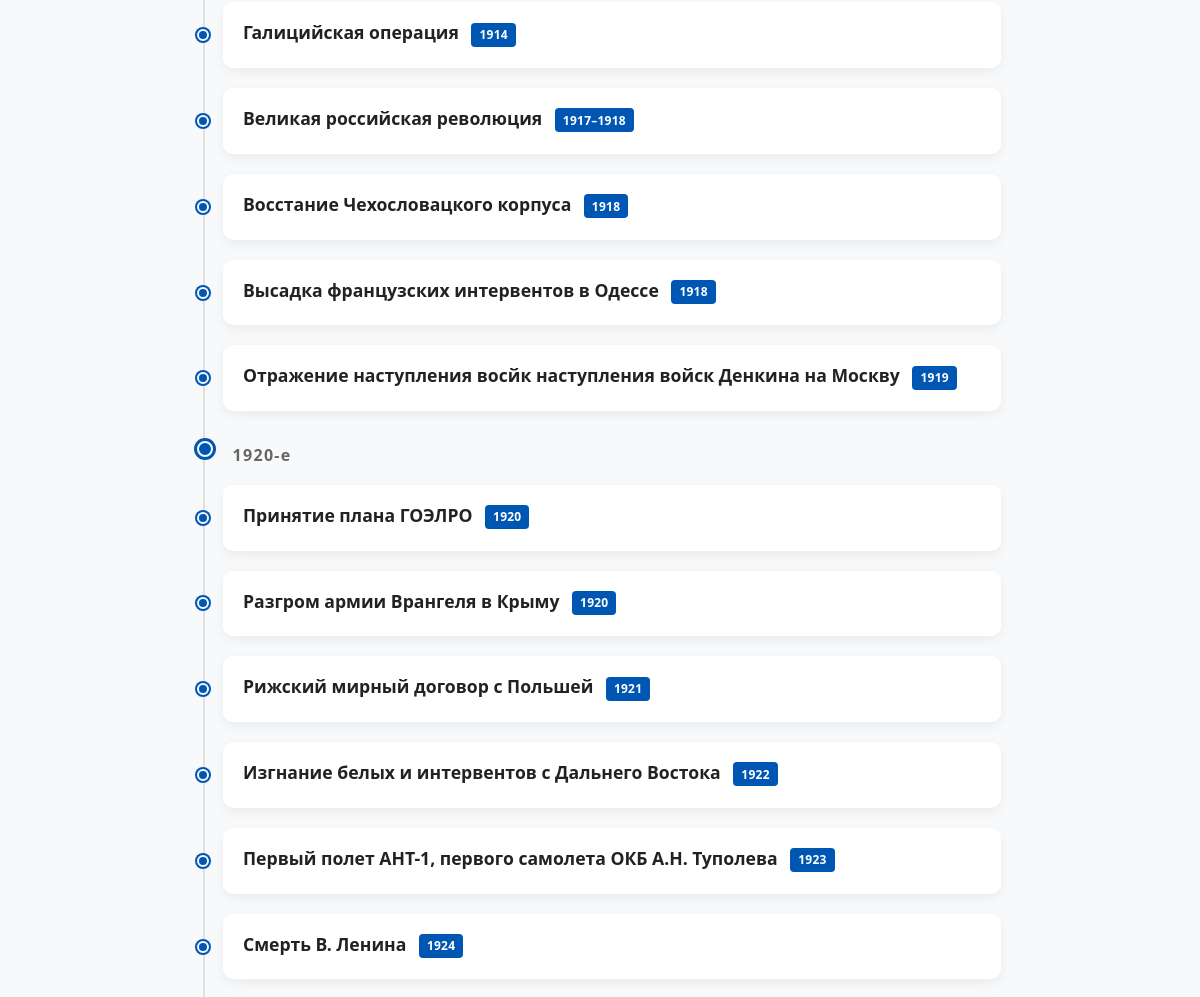
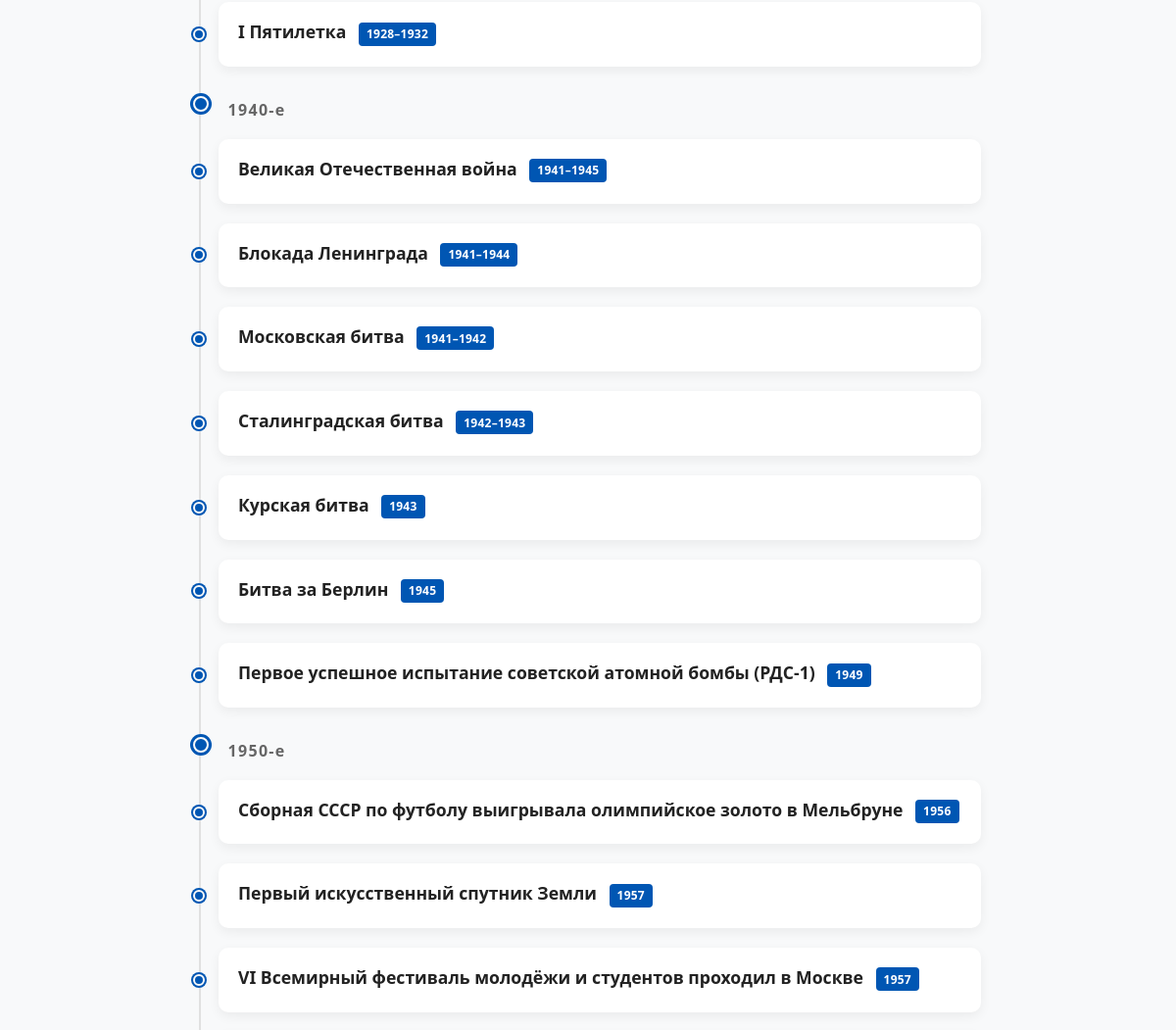
Before: / (middle part) with the older database file (2 pictures, top to bottom).
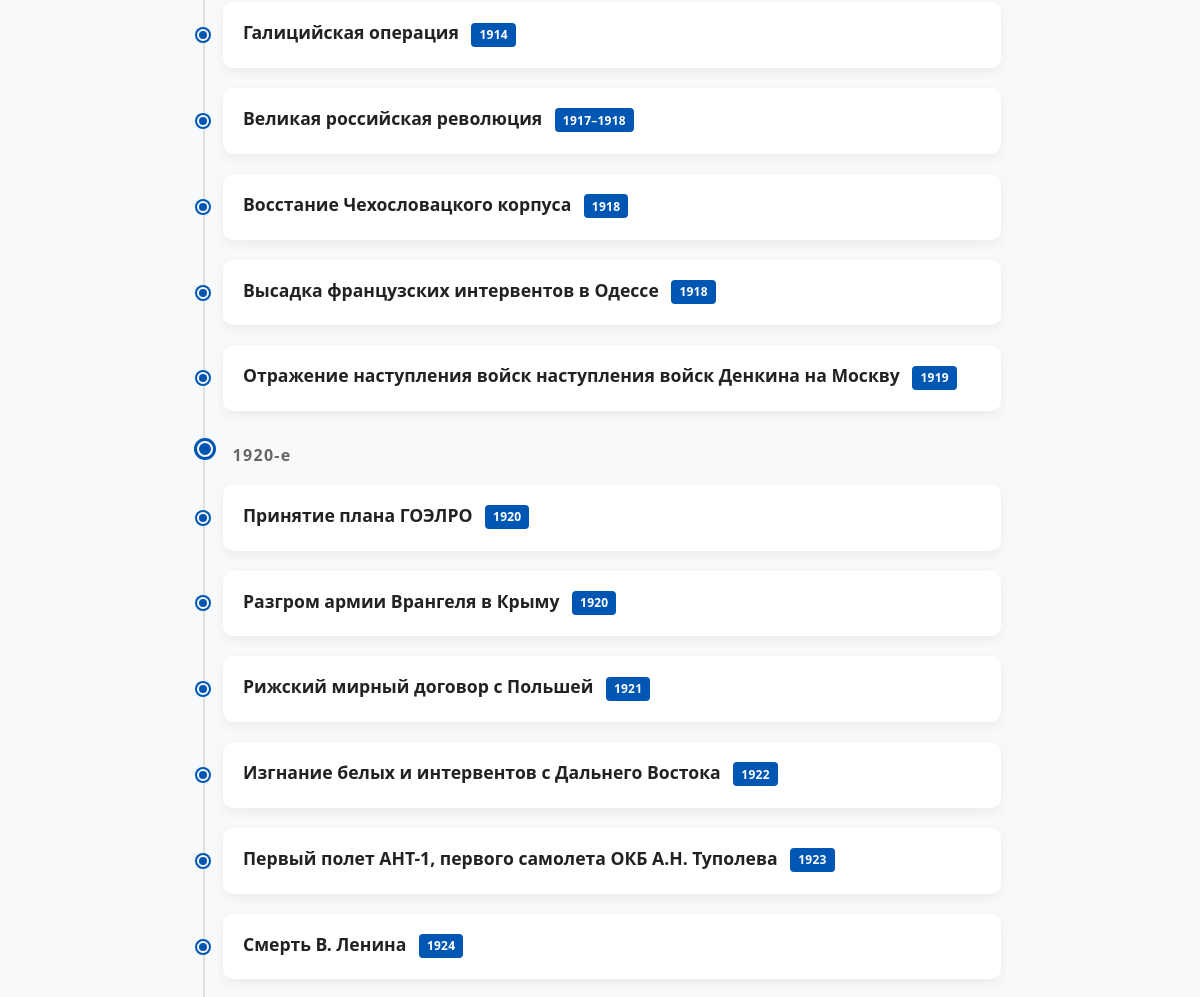
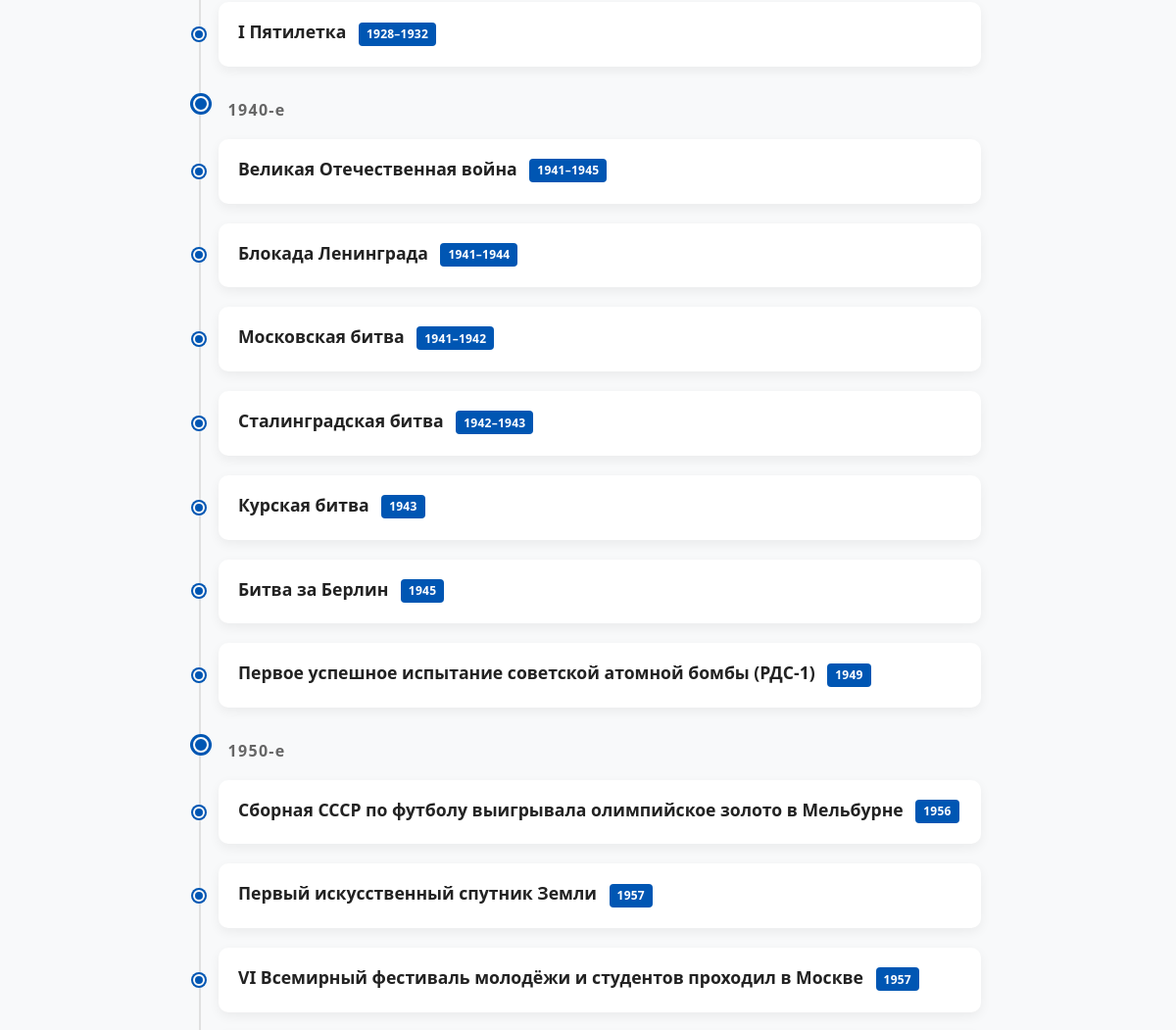
After: the same page with the newer database file (2 pictures, top to bottom).
### models/events.py (models this page shows)
class Event(Base):
    __tablename__ = "events"
    id = Column(Integer, primary_key=True, index=True, autoincrement=True)
    title = Column(String, nullable=True)
    description = Column(String, nullable=False)
    excel_id = Column(String, index=True)
    songs = relationship("Song", secondary=song_event, back_populates="events")
    year_start = Column(Integer, nullable=True)
    year_end = Column(Integer, nullable=True)

### app.py (the view)
@app.get("/", response_class=HTMLResponse)
async def timeline(request: Request, db: Session = Depends(get_db)):
    events = db.query(Event).order_by(Event.year_start.asc()).all()
    return templates.TemplateResponse(request, "timeline.html", {"events": events})

### templates/timeline.html (shortened to what this page needs)
{% extends "base.html" %}
{% block content %}
<ul class="timeline" id="timeline">
{% set decade_tracker = namespace(current=none) %}
{% for e in events %}
  {% set decade = (e.year_start // 10) * 10 if e.year_start else none %}
  {% if decade and decade != decade_tracker.current %}
    {% set decade_tracker.current = decade %}
    <li class="timeline-decade">
      <div class="timeline-dot"></div>
      <div class="decade-label">{{ decade }}-е</div>
    </li>
  {% endif %}
  <li class="timeline-item" data-text="{{ (e.title | lower) + ' ' + (e.songs | map(attribute='name') | join(' ') | lower) }}">
    <div class="timeline-dot"></div>
    <div class="timeline-content">
      <a href="/event/{{ e.id }}" class="timeline-link">
        <h3>
          {{ e.title or (e.description | truncate(55, False, '…')) }}
          {% if e.year_start %}
            <span class="year-badge">
              {{ e.year_start }}{% if e.year_end and e.year_end != e.year_start %}–{{ e.year_end }}{% endif %}
            </span>
          {% endif %}
        </h3>
      </a>
    </div>
  </li>
{% endfor %}
</ul>
{% endblock %}

Changed rows visible on the page:
changed Event: title "Отражение наступления восйк наступления войск Денкина на Москву" → "Отражение наступления войск наступления войск Денкина на Москву"
changed Event: title "Сборная СССР по футболу выигрывала олимпийское золото в Мельбруне" → "Сборная СССР по футболу выигрывала олимпийское золото в Мельбурне"
